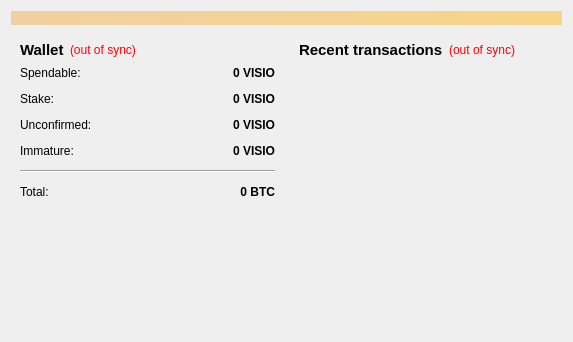
<?xml version="1.0" encoding="UTF-8"?>
<ui version="4.0">
 <class>OverviewPage</class>
 <widget class="QWidget" name="OverviewPage">
  <property name="geometry">
   <rect>
    <x>0</x>
    <y>0</y>
    <width>573</width>
    <height>342</height>
   </rect>
  </property>
  <property name="windowTitle">
   <string>Form</string>
  </property>
  <layout class="QVBoxLayout" name="topLayout">
   <item>
    <widget class="QLabel" name="labelAlerts">
     <property name="visible">
      <bool>false</bool>
     </property>
     <property name="styleSheet">
      <string notr="true">background-color: qlineargradient(x1: 0, y1: 0, x2: 1, y2: 0, stop:0 #F0D0A0, stop:1 #F8D488);  color:#000000
</string>
     </property>
     <property name="wordWrap">
      <bool>true</bool>
     </property>
     <property name="margin">
      <number>3</number>
     </property>
    </widget>
   </item>
   <item>
    <layout class="QHBoxLayout" name="horizontalLayout" stretch="1,1">
     <item>
      <layout class="QVBoxLayout" name="verticalLayout_2">
       <item>
        <widget class="QWidget" name="widget" native="true">
         <layout class="QVBoxLayout" name="verticalLayout_4">
          <item>
           <layout class="QHBoxLayout" name="horizontalLayout_4">
            <item>
             <widget class="QLabel" name="label_5">
              <property name="font">
               <font>
                <pointsize>11</pointsize>
                <weight>75</weight>
                <bold>true</bold>
               </font>
              </property>
              <property name="text">
               <string>Wallet</string>
              </property>
             </widget>
            </item>
            <item>
             <widget class="QLabel" name="labelWalletStatus">
              <property name="toolTip">
               <string>The displayed information may be out of date. Your wallet automatically synchronizes with the Visio network after a connection is established, but this process has not completed yet.</string>
              </property>
              <property name="styleSheet">
               <string notr="true">QLabel { color: red; }</string>
              </property>
              <property name="text">
               <string notr="true">(out of sync)</string>
              </property>
              <property name="alignment">
               <set>Qt::AlignLeading|Qt::AlignLeft|Qt::AlignVCenter</set>
              </property>
             </widget>
            </item>
            <item>
             <spacer name="horizontalSpacer_2">
              <property name="orientation">
               <enum>Qt::Horizontal</enum>
              </property>
              <property name="sizeHint" stdset="0">
               <size>
                <width>40</width>
                <height>20</height>
               </size>
              </property>
             </spacer>
            </item>
           </layout>
          </item>
          <item>
           <layout class="QFormLayout" name="formLayout_2">
            <property name="fieldGrowthPolicy">
             <enum>QFormLayout::AllNonFixedFieldsGrow</enum>
            </property>
            <property name="horizontalSpacing">
             <number>12</number>
            </property>
            <property name="verticalSpacing">
             <number>12</number>
            </property>
            <item row="0" column="0">
             <widget class="QLabel" name="label">
              <property name="text">
               <string>Spendable:</string>
              </property>
             </widget>
            </item>
            <item row="0" column="1">
             <widget class="QLabel" name="labelBalance">
              <property name="font">
               <font>
                <weight>75</weight>
                <bold>true</bold>
               </font>
              </property>
              <property name="cursor">
               <cursorShape>IBeamCursor</cursorShape>
              </property>
              <property name="toolTip">
               <string>Your current spendable balance</string>
              </property>
              <property name="text">
               <string notr="true">0 VISIO</string>
              </property>
              <property name="alignment">
               <set>Qt::AlignRight|Qt::AlignTrailing|Qt::AlignVCenter</set>
              </property>
              <property name="textInteractionFlags">
               <set>Qt::LinksAccessibleByMouse|Qt::TextSelectableByKeyboard|Qt::TextSelectableByMouse</set>
              </property>
             </widget>
            </item>
            <item row="1" column="0">
             <widget class="QLabel" name="label_6">
              <property name="text">
               <string>Stake:</string>
              </property>
             </widget>
            </item>
            <item row="1" column="1">
             <widget class="QLabel" name="labelStake">
              <property name="font">
               <font>
                <weight>75</weight>
                <bold>true</bold>
               </font>
              </property>
              <property name="cursor">
               <cursorShape>IBeamCursor</cursorShape>
              </property>
              <property name="toolTip">
               <string>Total of coins that was staked, and do not yet count toward the current balance</string>
              </property>
              <property name="text">
               <string notr="true">0 VISIO</string>
              </property>
              <property name="alignment">
               <set>Qt::AlignRight|Qt::AlignTrailing|Qt::AlignVCenter</set>
              </property>
              <property name="textInteractionFlags">
               <set>Qt::LinksAccessibleByMouse|Qt::TextSelectableByKeyboard|Qt::TextSelectableByMouse</set>
              </property>
             </widget>
            </item>
            <item row="2" column="0">
             <widget class="QLabel" name="label_3">
              <property name="text">
               <string>Unconfirmed:</string>
              </property>
             </widget>
            </item>
            <item row="2" column="1">
             <widget class="QLabel" name="labelUnconfirmed">
              <property name="font">
               <font>
                <weight>75</weight>
                <bold>true</bold>
               </font>
              </property>
              <property name="cursor">
               <cursorShape>IBeamCursor</cursorShape>
              </property>
              <property name="toolTip">
               <string>Total of transactions that have yet to be confirmed, and do not yet count toward the current balance</string>
              </property>
              <property name="text">
               <string notr="true">0 VISIO</string>
              </property>
              <property name="alignment">
               <set>Qt::AlignRight|Qt::AlignTrailing|Qt::AlignVCenter</set>
              </property>
              <property name="textInteractionFlags">
               <set>Qt::LinksAccessibleByMouse|Qt::TextSelectableByKeyboard|Qt::TextSelectableByMouse</set>
              </property>
             </widget>
            </item>
            <item row="3" column="0">
             <widget class="QLabel" name="labelImmatureText">
              <property name="text">
               <string>Immature:</string>
              </property>
             </widget>
            </item>
            <item row="3" column="1">
             <widget class="QLabel" name="labelImmature">
              <property name="font">
               <font>
                <weight>75</weight>
                <bold>true</bold>
               </font>
              </property>
              <property name="toolTip">
               <string>Mined balance that has not yet matured</string>
              </property>
              <property name="text">
               <string notr="true">0 VISIO</string>
              </property>
              <property name="alignment">
               <set>Qt::AlignRight|Qt::AlignTrailing|Qt::AlignVCenter</set>
              </property>
              <property name="textInteractionFlags">
               <set>Qt::LinksAccessibleByMouse|Qt::TextSelectableByKeyboard|Qt::TextSelectableByMouse</set>
              </property>
             </widget>
            </item>
            <item row="4" column="0" colspan="2">
             <widget class="Line" name="line">
              <property name="orientation">
               <enum>Qt::Horizontal</enum>
              </property>
             </widget>
            </item>
            <item row="5" column="0">
             <widget class="QLabel" name="labelTotalText">
              <property name="text">
               <string>Total:</string>
              </property>
             </widget>
            </item>
            <item row="5" column="1">
             <widget class="QLabel" name="labelTotal">
              <property name="font">
               <font>
                <weight>75</weight>
                <bold>true</bold>
               </font>
              </property>
              <property name="cursor">
               <cursorShape>IBeamCursor</cursorShape>
              </property>
              <property name="toolTip">
               <string>Your current total balance</string>
              </property>
              <property name="text">
               <string notr="true">0 BTC</string>
              </property>
              <property name="alignment">
               <set>Qt::AlignRight|Qt::AlignTrailing|Qt::AlignVCenter</set>
              </property>
              <property name="textInteractionFlags">
               <set>Qt::LinksAccessibleByMouse|Qt::TextSelectableByKeyboard|Qt::TextSelectableByMouse</set>
              </property>
             </widget>
            </item>
           </layout>
          </item>
         </layout>
        </widget>
       </item>
       <item>
        <spacer name="verticalSpacer">
         <property name="orientation">
          <enum>Qt::Vertical</enum>
         </property>
         <property name="sizeHint" stdset="0">
          <size>
           <width>20</width>
           <height>40</height>
          </size>
         </property>
        </spacer>
       </item>
      </layout>
     </item>
     <item>
      <layout class="QVBoxLayout" name="verticalLayout_3">
       <item>
        <widget class="QWidget" name="widget_2" native="true">
         <layout class="QVBoxLayout" name="verticalLayout">
          <item>
           <layout class="QHBoxLayout" name="horizontalLayout_2">
            <item>
             <widget class="QLabel" name="label_4">
              <property name="font">
               <font>
                <pointsize>11</pointsize>
                <weight>75</weight>
                <bold>true</bold>
               </font>
              </property>
              <property name="text">
               <string>&lt;b&gt;Recent transactions&lt;/b&gt;</string>
              </property>
             </widget>
            </item>
            <item>
             <widget class="QLabel" name="labelTransactionsStatus">
              <property name="toolTip">
               <string>The displayed information may be out of date. Your wallet automatically synchronizes with the Visio network after a connection is established, but this process has not completed yet.</string>
              </property>
              <property name="styleSheet">
               <string notr="true">QLabel { color: red; }</string>
              </property>
              <property name="text">
               <string notr="true">(out of sync)</string>
              </property>
              <property name="alignment">
               <set>Qt::AlignRight|Qt::AlignTrailing|Qt::AlignVCenter</set>
              </property>
             </widget>
            </item>
            <item>
             <spacer name="horizontalSpacer">
              <property name="orientation">
               <enum>Qt::Horizontal</enum>
              </property>
              <property name="sizeHint" stdset="0">
               <size>
                <width>40</width>
                <height>20</height>
               </size>
              </property>
             </spacer>
            </item>
           </layout>
          </item>
          <item>
           <widget class="QListView" name="listTransactions">
            <property name="styleSheet">
             <string notr="true">QListView { background: transparent; }</string>
            </property>
            <property name="frameShape">
             <enum>QFrame::NoFrame</enum>
            </property>
            <property name="verticalScrollBarPolicy">
             <enum>Qt::ScrollBarAlwaysOff</enum>
            </property>
            <property name="horizontalScrollBarPolicy">
             <enum>Qt::ScrollBarAlwaysOff</enum>
            </property>
            <property name="selectionMode">
             <enum>QAbstractItemView::NoSelection</enum>
            </property>
           </widget>
          </item>
         </layout>
        </widget>
       </item>
      </layout>
     </item>
    </layout>
   </item>
  </layout>
 </widget>
 <resources/>
 <connections/>
</ui>
